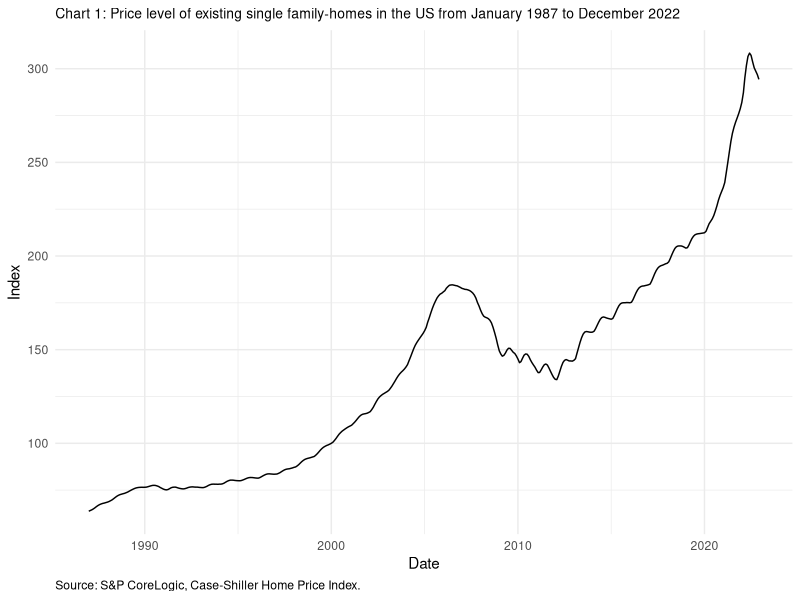
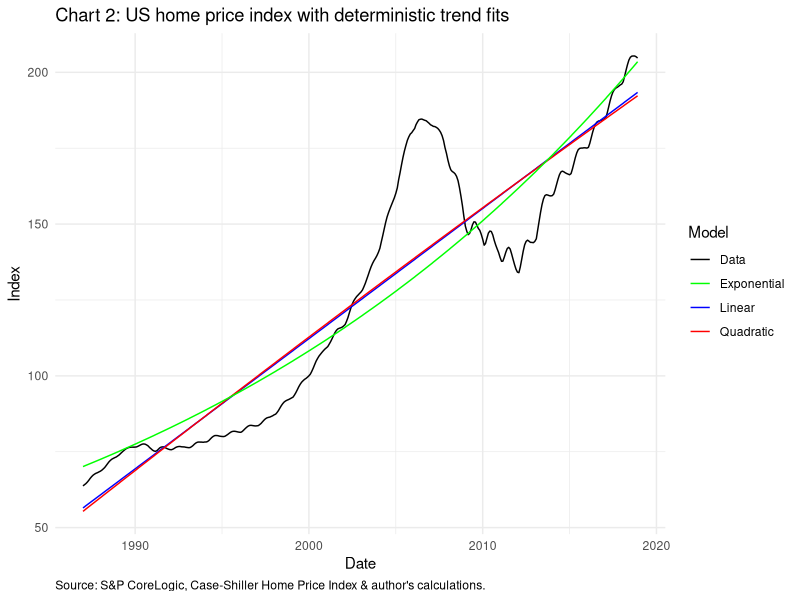
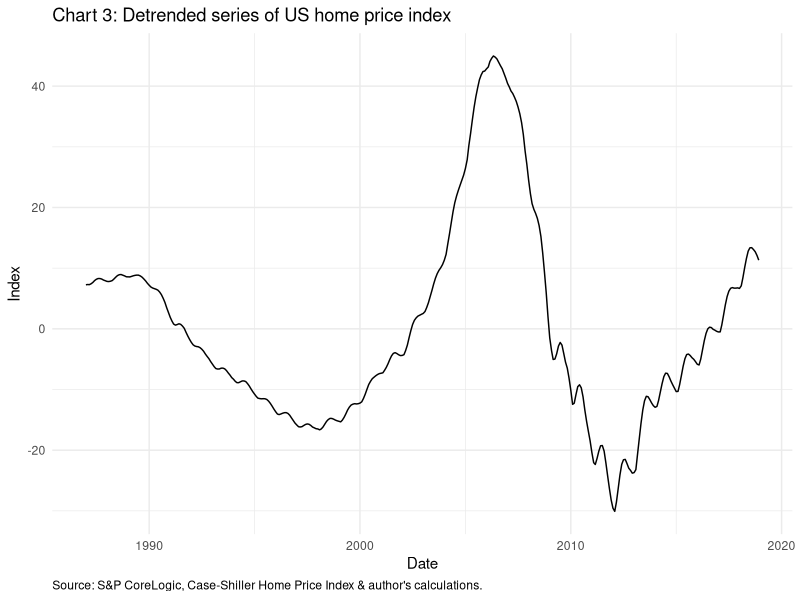

Reproduce these figures in R, in order.
## ---- chunk 1

library(tidyverse)
library(lubridate)
library(forecast)
library(urca)

theme_set(theme_minimal())

## ---- chunk 2

# Packages used for this assignment
 
# library(tidyverse)
# library(lubridate)
# library(forecast)
# library(urca)

## ---- chunk 3

data <- read_csv("csindex.csv") %>% 
  select(date = DATE, price_level = CSUSHPISA) %>% 
  mutate(date = dmy(date)) %>% 
  na.omit()


ggplot(data, aes(x = date, y = price_level)) + 
  geom_line() + 
  ggtitle("Chart 1: Price level of existing single family-homes in the US from January 1987 to December 2022") +
  labs( x = "Date", 
        y = "Index", 
        caption = "Source: S&P CoreLogic, Case-Shiller Home Price Index.") + 
  theme(plot.title = element_text(size = 10),
        plot.caption = element_text(hjust = 0))

## ---- chunk 4

################################################################################
################### SPECIFYING DETERMINISTIC TRENDS ############################
################################################################################

################# GENERATING TREND COMPONENT OF TIME SERIES ####################

data <- data %>% 
  filter(date < as.Date("2019-01-01")) 

data <- data %>% 
  mutate(
    
    time = seq(1,length(data$price_level)),
    time_square = time^2,
    hits_log = log(price_level)
    
  )


# ESTIMATING MODELS


# Linear model

price_model_linear <- lm(price_level ~ time, data = data)

#Quadratic model

price_model_quadratic <- lm(price_level ~ time + time_square, data = data)

#Exponential model

price_model_exponential_descaled <- nls(price_level ~ a*exp(b*time), start = list(a=8000, b = 0.01), data = data)


# EXTRACTING MODEL FITS

data <- data %>% 
  mutate(
    
    linear_model = predict(price_model_linear),
    
    quadratic_model = predict(price_model_quadratic),
    
    exponential_model = predict(price_model_exponential_descaled)
    
  )


ggplot(data, aes(x = date)) + 
  geom_line(aes(y = price_level, colour = "Data")) +
  geom_line(aes(y = linear_model, colour = "Linear")) + 
  geom_line(aes(y = quadratic_model, colour = "Quadratic")) + 
  geom_line(aes(y = exponential_model, colour = "Exponential")) + 
  scale_color_manual(values = c("Data"= "black" ,"Linear" = "blue", "Quadratic" = "red", "Exponential" = "green")) +
  labs(colour = "Model") +
  labs(x = "Date", y = "Index", caption = "Source: S&P CoreLogic, Case-Shiller Home Price Index & author's calculations.") + 
  ggtitle("Chart 2: US home price index with deterministic trend fits") +
    theme(plot.caption = element_text(hjust = 0))

# COMPARING MODEL OUTPUTS

model_list <- list(price_model_linear, price_model_quadratic, price_model_exponential_descaled)

model_names <- c("price_model_linear", "price_model_quadratic", "price_model_exponential_descaled")

extract_criteria <- function(model, model_name) {
  summary_data <- summary(model)
  aic <- AIC(model)
  bic <- BIC(model)
  return(data.frame(Model = model_name, AIC = aic, BIC = bic))
}

model_selection_criteria <- map2_df(model_list, model_names, extract_criteria) %>% 
  arrange(AIC)

print(model_selection_criteria)

# Linear model returns the lowest AIC/BIC. Therefore use this as the trend series.

# Need to generate the detrended series to test for seasonal effects

data <- data %>% 
  mutate(
    
    detrended = resid(price_model_linear)
    
  )

ggplot(data, aes(x = date)) + 
  geom_line(aes(y = detrended)) + 
  labs(x = "Date", y = "Index", caption = "Source: S&P CoreLogic, Case-Shiller Home Price Index & author's calculations.") + 
  ggtitle("Chart 3: Detrended series of US home price index") +
  theme(plot.caption = element_text(hjust = 0))

################# GENERATING SEASONAL COMPONENT OF TIME SERIES #################



data <- data %>% 
  mutate(month = month(date)) %>% 
  mutate(
    
    jan_dummy = case_when(month == 1 ~ 1, TRUE ~ 0),
    feb_dummy = case_when(month == 2 ~ 1, TRUE ~ 0),
    mar_dummy = case_when(month == 3 ~ 1, TRUE ~ 0),
    apr_dummy = case_when(month == 4 ~ 1, TRUE ~ 0),
    may_dummy = case_when(month == 5 ~ 1, TRUE ~ 0),
    jun_dummy = case_when(month == 6 ~ 1, TRUE ~ 0),
    jul_dummy = case_when(month == 7 ~ 1, TRUE ~ 0),
    aug_dummy = case_when(month == 8 ~ 1, TRUE ~ 0),
    sep_dummy = case_when(month == 9 ~ 1, TRUE ~ 0),
    oct_dummy = case_when(month == 10 ~ 1, TRUE ~ 0),
    nov_dummy = case_when(month == 11~ 1, TRUE ~ 0),
    dec_dummy = case_when(month == 12 ~ 1, TRUE ~ 0),

    
  )

seasonal_model <- lm(detrended ~ 0 + jan_dummy + feb_dummy + mar_dummy + 
                       apr_dummy + may_dummy + jun_dummy + 
                       jul_dummy + aug_dummy + sep_dummy +
                       oct_dummy + nov_dummy + dec_dummy, 
                     data = data)


summary(seasonal_model)


## ---- chunk 5

################################################################################
############################# ADF TEST #########################################
################################################################################

#################### SPECIFYING THE NUMBER OF ADF LAGS #########################

# SETTING KMAX

kmax <- ceiling(12*(length(data$detrended)/100)^1/4)

#

for (i in 1:kmax-1){

  k = kmax+1-i    

  df.data = ur.df(data$detrended, type = "drift", lags = k)

  tstat = df.data@testreg$coefficients[k+2,3]

  if(abs(tstat) >= 1.6){break}
}

k

## ---- chunk 6


## ---- chunk 7
